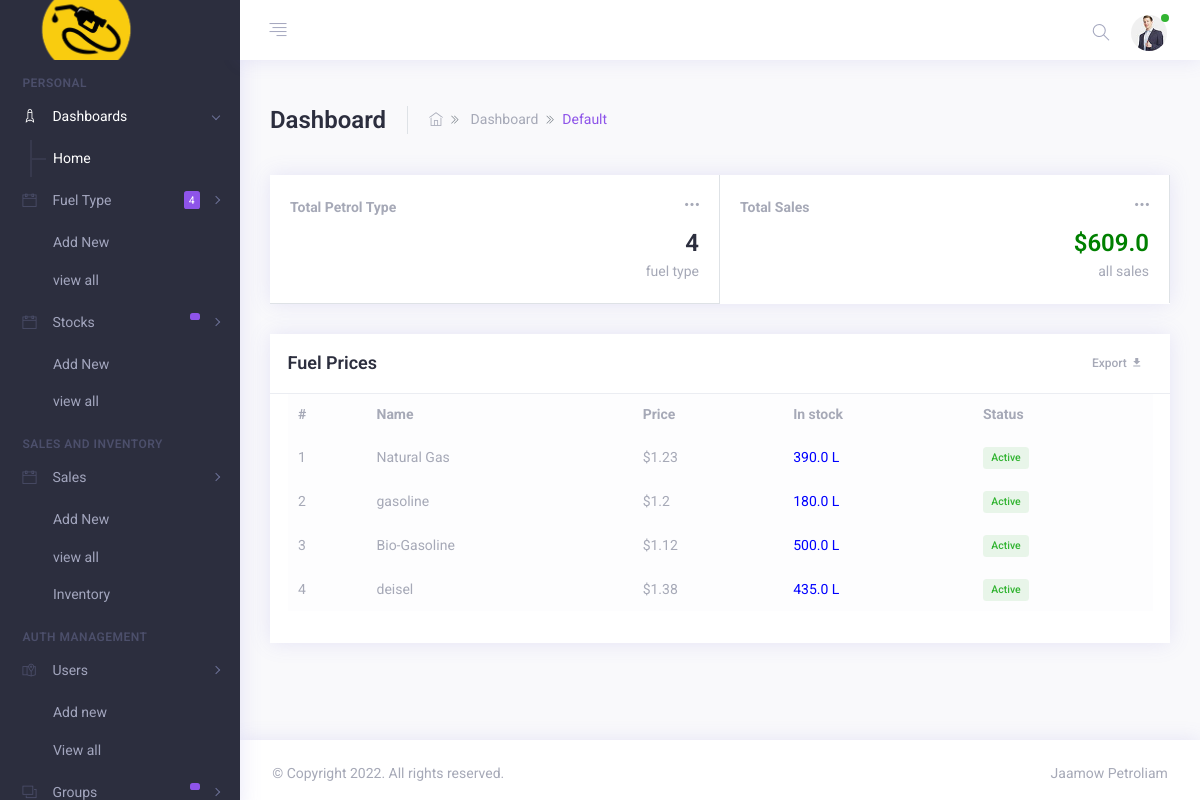
The page / (signed in) on the database its author committed.
### base/models.py (models this page shows)
class Fuel(models.Model):
    name = models.CharField(max_length=100, unique=True)
    price = models.FloatField(max_length=(15,2), default=0)
    user = models.CharField(max_length=100, blank=True)
    status = models.CharField(max_length=2,choices=(('1','Active'),('0', 'Inactive')) , default = 1)
    delete_flag = models.IntegerField(default = 0)
    created = models.DateTimeField(default = timezone.now)
    updated = models.DateTimeField(auto_now=True)
    class Meta:
        ordering = ['-updated','-created']
        verbose_name_plural = "fuel type lists"
    def __str__(self):
        return self.name
    def available(self):
        try:
            stockin = Stock.objects.filter(fuel = self).aggregate(models.Sum("volume"))['volume__sum']
            if stockin is None:
                stockin = 0
        except:
            stockin = 0
        try:
            sale = Sale.objects.filter(fuel = self).aggregate(models.Sum("volume"))['volume__sum']
            if sale is None:
                sale = 0
        except:
            sale = 0
            print(sale)
        return stockin - sale

### base/views.py (the view)
# urls.py: path('', views.home, name="home"),
@login_required(login_url='login')
def home(request):
    form = SaleForm()
    total_fuels = Fuel.objects.filter(delete_flag=0, status=1).count()
    fuels = Fuel.objects.filter(delete_flag=0, status=1).all()
    total_amount = Sale.objects.filter(fuel__id__in = fuels).aggregate(Sum('amount'))['amount__sum']
    print(total_amount)
    context = {
        "total_fuel":total_fuels,
        "total_sales": total_amount,
        "fuels": fuels,
        "form":form,
        "page_name":"Main Dashboard"
    }
    return render(request, 'base/index.html', context)

### base/templates/base/index.html (shortened to what this page needs)
{% extends 'base.html' %}
{% block content %}
        <div class="row">
            <div class="col-md-12 m-b-30">
                <div class="d-block d-lg-flex flex-nowrap align-items-center">
                    <div class="page-title mr-4 pr-4 border-right">
                        <h1>Dashboard</h1>
                    </div>
                    <div class="breadcrumb-bar align-items-center">
                        <nav>
                            <ol class="breadcrumb p-0 m-b-0">
                                <li class="breadcrumb-item">
                                    <a href="index.html"><i class="ti ti-home"></i></a>
                                </li>
                                <li class="breadcrumb-item">
                                    Dashboard
                                </li>
                                <li class="breadcrumb-item active text-primary" aria-current="page">Default</li>
                            </ol>
                        </nav>
                    </div>
                </div>
            </div>
        </div>
        <div class="row">
            <div class="col-sm-12">
                <div class="card card-statistics">
                    <div class="row no-gutters">
                        <div class="col-xxl-3 col-lg-6">
                            <div class="p-20 border-lg-right border-bottom border-xxl-bottom-0">
                                <div class="d-flex m-b-10">
                                    <p class="mb-0 font-regular text-muted font-weight-bold">Total Petrol Type</p>
                                    <a class="mb-0 ml-auto font-weight-bold" href="#"><i class="ti ti-more-alt"></i> </a>
                                </div>
                                <div class="d-block d-sm-flex h-100 align-items-center">
                                    <div class="statistics mt-3 mt-sm-0 ml-sm-auto text-center text-sm-right">
                                        <h3 class="mb-0">{{total_fuel}}</h3>
                                        <p>fuel type</p>
                                    </div>
                                </div>
                            </div>
                        </div>
                        <div class="col-xxl-3 col-lg-6">
                            <div class="p-20 border-lg-right border-bottom border-lg-bottom-0">
                                <div class="d-flex m-b-10">
                                    <p class="mb-0 font-regular text-muted font-weight-bold">Total Sales</p>
                                    <a class="mb-0 ml-auto font-weight-bold" href="#"><i class="ti ti-more-alt"></i> </a>
                                </div>
                                <div class="d-block d-sm-flex h-100 align-items-center">
                                    <div class="statistics mt-3 mt-sm-0 ml-sm-auto text-center text-sm-right">
                                        <h3 style="color: green;" class="mb-0">${{total_sales}}</h3>
                                        <p>all sales</p>
                                    </div>
                                </div>
                            </div>
                        </div>
                    </div>
                </div>
            </div>
        </div>
        <div class="row">
            <div class="col-xxl-8 m-b-30">
                <div class="card card-statistics h-100 mb-0">
                    <div class="card-header d-flex align-items-center justify-content-between">
                        <div class="card-heading">
                            <h4 class="card-title">Fuel Prices</h4>
                        </div>
                        <div class="dropdown">
                            <a class="btn btn-xs" href="#!">Export <i class="zmdi zmdi-download pl-1"></i> </a>
                        </div>
                    </div>
                    <div class="card-body scrollbar scroll_dark pt-0" style="max-height: 350px;">
                        <div class="datatable-wrapper table-responsive">
                            <table id="datatable" class="table table-borderless table-light">
                                <thead>
                                    <tr>
                                        <th>#</th>
                                        <th>Name</th>
                                        <th>Price</th>
                                        <th>In stock</th>
                                        <th>Status</th>
                                    </tr>
                                </thead>
                                <tbody>
                                    {% for fuel in fuels %}
                                    <tr>
                                        <td>{{forloop.counter}}</td>
                                        <td>{{fuel}}</td>
                                        <td>${{fuel.price}}</td>
                                        <td style="color:blue;">
                                           {{fuel.available}} L
                                        </td>
                                        <td><span class="badge badge-success-inverse">{% if fuel.status == '1' %}Active{% else %}Inactive{% endif %}</span></td>
                                    {% endfor %}
                                    </tr>
                                </tbody>
                            </table>
                        </div>
                    </div>
                </div>
            </div>
        </div>
{% endblock %}

### rows shown on the page
Fuel: name "Natural Gas", price "1.23", available "390.0", status "Active"
Fuel: name "gasoline", price "1.2", available "180.0", status "Active"
Fuel: name "Bio-Gasoline", price "1.12", available "500.0", status "Active"
Fuel: name "deisel", price "1.38", available "435.0", status "Active"

### other values the page prints
{{ fuels.count }} "4"
{{ total_fuel }} "4"
{{ total_sales }} "609.0"
